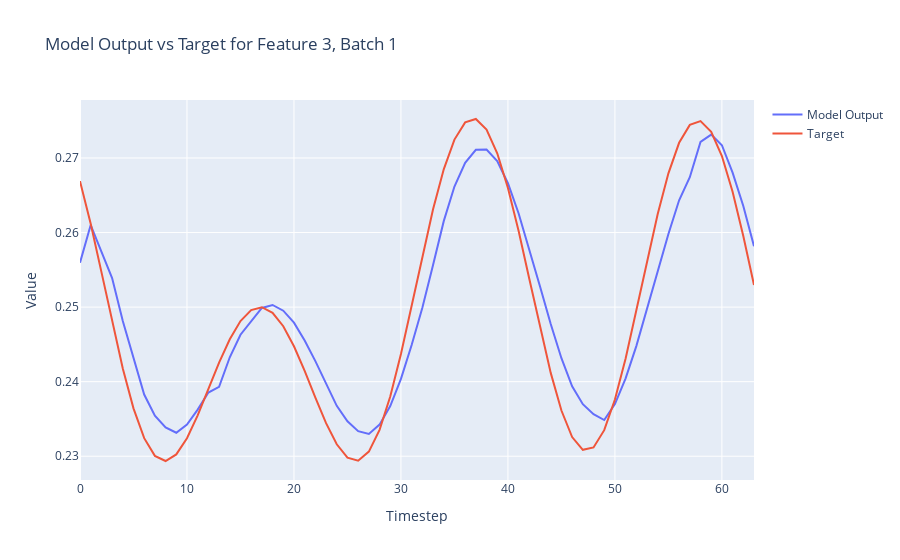

Notebook cell for this chart:
### Code cell
import plotly.graph_objects as go

def plot_model_output_vs_target(model_outputs, targets, batch_index=0, feature_index=0):
    # Extract the specified feature for the given batch from both the model outputs and targets
    model_output_series = model_outputs[batch_index, :, feature_index].detach().numpy()
    target_series = targets[batch_index, :, feature_index].numpy()
    
    # Create a range for the x-axis (timesteps)
    timesteps = list(range(model_output_series.shape[0]))
    
    # Create traces
    model_trace = go.Scatter(x=timesteps, y=model_output_series, mode='lines', name='Model Output')
    target_trace = go.Scatter(x=timesteps, y=target_series, mode='lines', name='Target')
    
    # Create the figure and add traces
    fig = go.Figure()
    fig.add_trace(model_trace)
    fig.add_trace(target_trace)
    
    # Add title and labels
    fig.update_layout(title=f'Model Output vs Target for Feature {feature_index}, Batch {batch_index}',
                      xaxis_title='Timestep',
                      yaxis_title='Value')
    
    # Show the figure
    fig.show()

# Assuming `y` and `Y` are your model outputs and targets, respectively
# Adjust batch_index and feature_index as needed
plot_model_output_vs_target(outputs, Y, batch_index=1, feature_index=3)

### Figure 1 — Plotly figure (JSON) as saved in the notebook; plotly's stock layout.template omitted (floating-point values rounded to 4 significant figures)
{"data": [{"mode": "lines", "name": "Model Output", "type": "scatter", "x": [0, 1, 2, 3, 4, 5, 6, 7, 8, 9, 10, 11, 12, 13, 14, 15, 16, 17, 18, 19, 20, 21, 22, 23, 24, 25, 26, 27, 28, 29, 30, 31, 32, 33, 34, 35, 36, 37, 38, 39, 40, 41, 42, 43, 44, 45, 46, 47, 48, 49, 50, 51, 52, 53, 54, 55, 56, 57, 58, 59, 60, 61, 62, 63], "y": [0.256, 0.261, 0.2574, 0.2539, 0.2481, 0.2431, 0.2383, 0.2354, 0.2339, 0.2331, 0.2343, 0.2363, 0.2385, 0.2393, 0.2433, 0.2463, 0.248, 0.2499, 0.2503, 0.2495, 0.2479, 0.2455, 0.2428, 0.2398, 0.2368, 0.2347, 0.2334, 0.233, 0.2342, 0.2367, 0.2404, 0.2449, 0.2499, 0.2556, 0.2615, 0.2662, 0.2694, 0.2711, 0.2711, 0.2696, 0.2666, 0.2626, 0.2578, 0.2528, 0.2477, 0.2431, 0.2394, 0.237, 0.2356, 0.2349, 0.237, 0.2404, 0.2448, 0.2497, 0.2547, 0.2598, 0.2643, 0.2674, 0.2722, 0.2731, 0.2717, 0.268, 0.2636, 0.2582]}, {"mode": "lines", "name": "Target", "type": "scatter", "x": [0, 1, 2, 3, 4, 5, 6, 7, 8, 9, 10, 11, 12, 13, 14, 15, 16, 17, 18, 19, 20, 21, 22, 23, 24, 25, 26, 27, 28, 29, 30, 31, 32, 33, 34, 35, 36, 37, 38, 39, 40, 41, 42, 43, 44, 45, 46, 47, 48, 49, 50, 51, 52, 53, 54, 55, 56, 57, 58, 59, 60, 61, 62, 63], "y": [0.2669, 0.2612, 0.2547, 0.2481, 0.2418, 0.2364, 0.2324, 0.23, 0.2294, 0.2302, 0.2324, 0.2355, 0.239, 0.2425, 0.2457, 0.2481, 0.2496, 0.25, 0.2492, 0.2474, 0.2447, 0.2414, 0.2379, 0.2344, 0.2316, 0.2298, 0.2294, 0.2306, 0.2335, 0.238, 0.2437, 0.2502, 0.2568, 0.2631, 0.2685, 0.2725, 0.2748, 0.2752, 0.2738, 0.2706, 0.266, 0.2602, 0.2538, 0.2472, 0.2412, 0.2361, 0.2326, 0.2309, 0.2312, 0.2335, 0.2376, 0.2431, 0.2495, 0.2562, 0.2625, 0.2679, 0.272, 0.2744, 0.2749, 0.2735, 0.2703, 0.2655, 0.2595, 0.253]}], "layout": {"title": {"text": "Model Output vs Target for Feature 3, Batch 1"}, "xaxis": {"title": {"text": "Timestep"}}, "yaxis": {"title": {"text": "Value"}}}}
